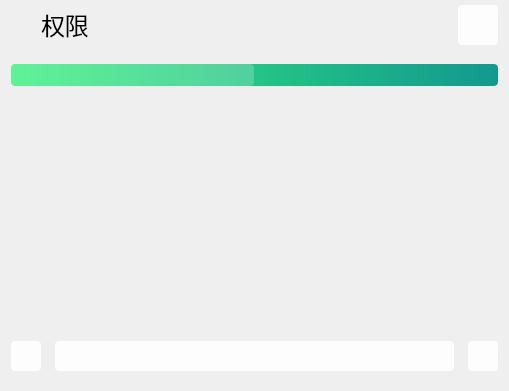
<?xml version="1.0" encoding="UTF-8"?>
<ui version="4.0">
 <class>sp_permissions</class>
 <widget class="QWidget" name="sp_permissions">
  <property name="geometry">
   <rect>
    <x>0</x>
    <y>0</y>
    <width>509</width>
    <height>391</height>
   </rect>
  </property>
  <property name="windowTitle">
   <string>Form</string>
  </property>
  <layout class="QHBoxLayout" name="horizontalLayout_3">
   <property name="leftMargin">
    <number>0</number>
   </property>
   <property name="topMargin">
    <number>0</number>
   </property>
   <property name="rightMargin">
    <number>0</number>
   </property>
   <item>
    <widget class="QWidget" name="widget" native="true">
     <property name="styleSheet">
      <string notr="true">border-radius: 4px;
background-color: rgba(255, 255, 255, 0);
border:0px solid #BDBDBD;</string>
     </property>
     <layout class="QVBoxLayout" name="verticalLayout_2">
      <property name="leftMargin">
       <number>11</number>
      </property>
      <property name="topMargin">
       <number>0</number>
      </property>
      <property name="rightMargin">
       <number>11</number>
      </property>
      <item>
       <layout class="QVBoxLayout" name="verticalLayout">
        <property name="spacing">
         <number>14</number>
        </property>
        <item>
         <layout class="QHBoxLayout" name="horizontalLayout_2">
          <property name="spacing">
           <number>0</number>
          </property>
          <item>
           <widget class="QLabel" name="icon">
            <property name="minimumSize">
             <size>
              <width>30</width>
              <height>30</height>
             </size>
            </property>
            <property name="maximumSize">
             <size>
              <width>30</width>
              <height>30</height>
             </size>
            </property>
            <property name="styleSheet">
             <string notr="true">border-radius: 4px;
border:0px solid #BDBDBD;
image: url(:/ico/image/ico/about/information-line.svg);</string>
            </property>
            <property name="text">
             <string/>
            </property>
           </widget>
          </item>
          <item>
           <widget class="QLabel" name="title">
            <property name="minimumSize">
             <size>
              <width>0</width>
              <height>50</height>
             </size>
            </property>
            <property name="maximumSize">
             <size>
              <width>16777215</width>
              <height>50</height>
             </size>
            </property>
            <property name="font">
             <font>
              <family>LXGW WenKai Lite</family>
              <pointsize>18</pointsize>
              <bold>false</bold>
             </font>
            </property>
            <property name="styleSheet">
             <string notr="true">border-radius: 4px;
border:0px solid #BDBDBD;</string>
            </property>
            <property name="text">
             <string>权限</string>
            </property>
           </widget>
          </item>
          <item>
           <widget class="QPushButton" name="open_another_window">
            <property name="minimumSize">
             <size>
              <width>40</width>
              <height>40</height>
             </size>
            </property>
            <property name="maximumSize">
             <size>
              <width>40</width>
              <height>40</height>
             </size>
            </property>
            <property name="styleSheet">
             <string notr="true">QPushButton{background-color:rgba(255,255,255,0.9);border-radius:4px;border:0px;}
QPushButton:hover{background-color:rgba(255,255,255,0.7);}
QPushButton:pressed{background-color:rgba(255,255,255,0.6);}</string>
            </property>
            <property name="text">
             <string/>
            </property>
            <property name="icon">
             <iconset resource="../../ico.qrc">
              <normaloff>:/ico/image/ico/share-box-line.svg</normaloff>:/ico/image/ico/share-box-line.svg</iconset>
            </property>
            <property name="iconSize">
             <size>
              <width>18</width>
              <height>18</height>
             </size>
            </property>
           </widget>
          </item>
         </layout>
        </item>
        <item>
         <widget class="QProgressBar" name="progressBar">
          <property name="styleSheet">
           <string notr="true">QProgressBar{
	font:9pt;
	border-radius:4px;
	text-align:center;
	/*border:1px solid #E8EDF2;*/
    border:0px solid #E8EDF2;
	background-color: qlineargradient(x1:0,y1:1,x1:1,y1:0,stop:0 #11998e, stop:1 #38ef7d);
}
QProgressBar:chunk{
	border-radius:4px;
	background-color:rgba(255,255,255,0.2);
}
</string>
          </property>
          <property name="maximum">
           <number>0</number>
          </property>
          <property name="value">
           <number>-1</number>
          </property>
          <property name="textVisible">
           <bool>true</bool>
          </property>
         </widget>
        </item>
        <item>
         <widget class="QTableView" name="tableView">
          <property name="font">
           <font>
            <family>LXGW WenKai Lite</family>
            <pointsize>10</pointsize>
           </font>
          </property>
         </widget>
        </item>
        <item>
         <layout class="QHBoxLayout" name="horizontalLayout">
          <item>
           <widget class="QPushButton" name="back_to_basePage">
            <property name="minimumSize">
             <size>
              <width>30</width>
              <height>30</height>
             </size>
            </property>
            <property name="maximumSize">
             <size>
              <width>30</width>
              <height>30</height>
             </size>
            </property>
            <property name="styleSheet">
             <string notr="true">QPushButton{background-color:rgba(255,255,255,0.9);border-radius:4px;border:0px;}
QPushButton:hover{background-color:rgba(255,255,255,0.7);}
QPushButton:pressed{background-color:rgba(255,255,255,0.6);}</string>
            </property>
            <property name="text">
             <string/>
            </property>
            <property name="icon">
             <iconset resource="../../ico.qrc">
              <normaloff>:/ico/image/ico/arrow-left-line.svg</normaloff>:/ico/image/ico/arrow-left-line.svg</iconset>
            </property>
            <property name="iconSize">
             <size>
              <width>18</width>
              <height>18</height>
             </size>
            </property>
           </widget>
          </item>
          <item>
           <widget class="QPushButton" name="refreshBtn">
            <property name="sizePolicy">
             <sizepolicy hsizetype="Expanding" vsizetype="Fixed">
              <horstretch>0</horstretch>
              <verstretch>0</verstretch>
             </sizepolicy>
            </property>
            <property name="minimumSize">
             <size>
              <width>30</width>
              <height>30</height>
             </size>
            </property>
            <property name="maximumSize">
             <size>
              <width>16777215</width>
              <height>30</height>
             </size>
            </property>
            <property name="styleSheet">
             <string notr="true">QPushButton{background-color:rgba(255,255,255,0.9);border-radius:4px;border:0px;}
QPushButton:hover{background-color:rgba(255,255,255,0.7);}
QPushButton:pressed{background-color:rgba(255,255,255,0.6);}</string>
            </property>
            <property name="text">
             <string/>
            </property>
            <property name="icon">
             <iconset resource="../../ico.qrc">
              <normaloff>:/ico/image/ico/refresh-line.svg</normaloff>:/ico/image/ico/refresh-line.svg</iconset>
            </property>
            <property name="iconSize">
             <size>
              <width>18</width>
              <height>18</height>
             </size>
            </property>
           </widget>
          </item>
          <item>
           <widget class="QPushButton" name="back_to_basePage_2">
            <property name="minimumSize">
             <size>
              <width>30</width>
              <height>30</height>
             </size>
            </property>
            <property name="maximumSize">
             <size>
              <width>30</width>
              <height>30</height>
             </size>
            </property>
            <property name="styleSheet">
             <string notr="true">QPushButton{background-color:rgba(255,255,255,0.9);border-radius:4px;border:0px;}
QPushButton:hover{background-color:rgba(255,255,255,0.7);}
QPushButton:pressed{background-color:rgba(255,255,255,0.6);}</string>
            </property>
            <property name="text">
             <string/>
            </property>
            <property name="icon">
             <iconset resource="../../ico.qrc">
              <normaloff>:/ico/image/ico/btnEmulator/settings-line.svg</normaloff>:/ico/image/ico/btnEmulator/settings-line.svg</iconset>
            </property>
            <property name="iconSize">
             <size>
              <width>18</width>
              <height>18</height>
             </size>
            </property>
           </widget>
          </item>
         </layout>
        </item>
       </layout>
      </item>
     </layout>
    </widget>
   </item>
  </layout>
 </widget>
 <resources>
  <include location="../../ico.qrc"/>
 </resources>
 <connections/>
</ui>
